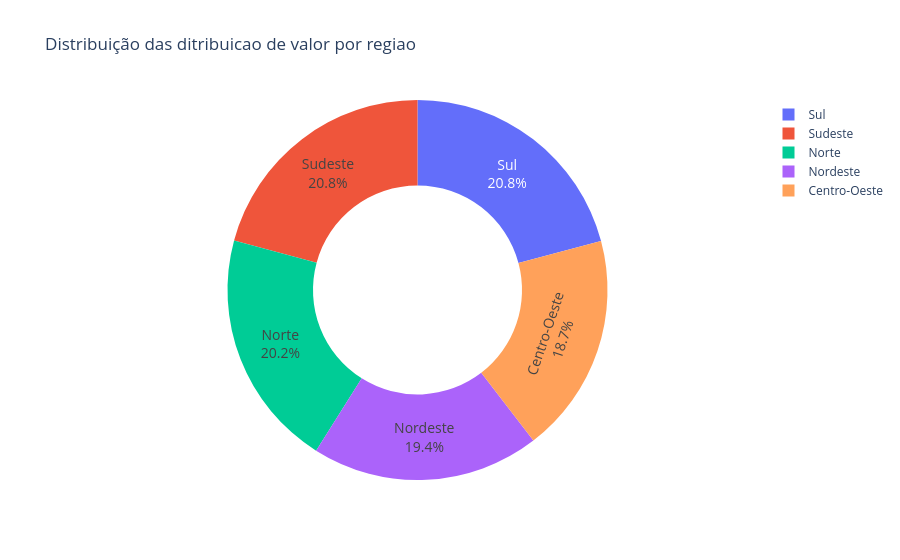

Notebook cell for this chart:
### Code cell
loc = df.groupby("customer_region", as_index=False).size().rename(columns={"size": "order_value"})

fig = px.pie(
    loc,
    names="customer_region",
    values="order_value",
    hole=0.55,
    title="Distribuição das ditribuicao de valor por regiao",
)

fig.update_traces(textinfo="percent+label", textfont_size=14)

fig.show()

### Figure 1 — Plotly figure (JSON) as saved in the notebook; plotly's stock layout.template omitted (floating-point values rounded to 4 significant figures)
{"data": [{"domain": {"x": [0, 1], "y": [0, 1]}, "hole": 0.55, "hovertemplate": "customer_region=%{label}<br>order_value=%{value}<extra></extra>", "labels": ["Centro-Oeste", "Nordeste", "Norte", "Sudeste", "Sul"], "legendgroup": "", "name": "", "showlegend": true, "textfont": {"size": 14}, "textinfo": "percent+label", "type": "pie", "values": [468, 485, 506, 520, 521]}], "layout": {"legend": {"tracegroupgap": 0}, "title": {"text": "Distribuição das ditribuicao de valor por regiao"}}}
